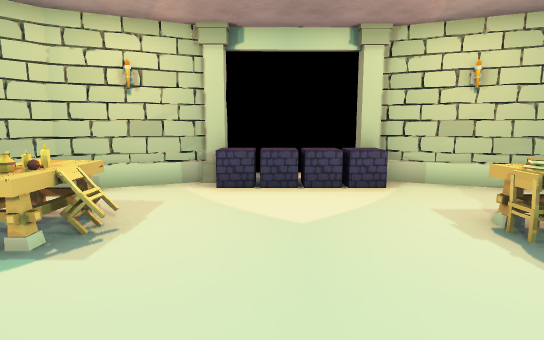
[1] (above)

16 first-person views from a walk through a 3-D level made in the Unity game engine. The camera is 1.5 m above the floor, tilts 8° down and sees 80° across. The floor is counted in squares, 1 m on a side. Each view is taken from the middle of a square. On the plan, view 1 faces up. The plan holds only what a view shows up to about 15 squares ahead; the rest is blank. The place goes on beyond the plan. The player character is not drawn.

[2]
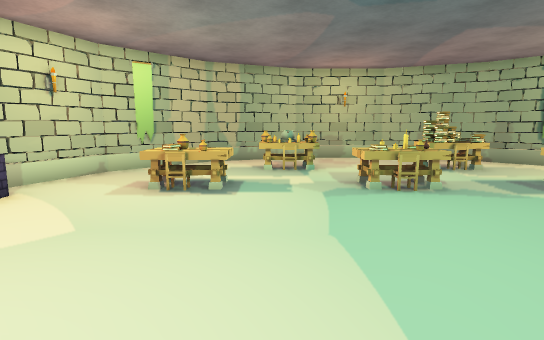

[3]
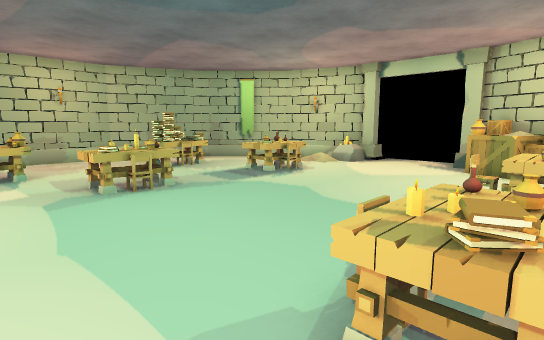

[4]
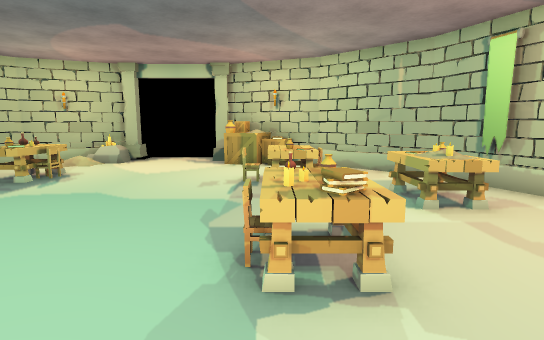

[5]
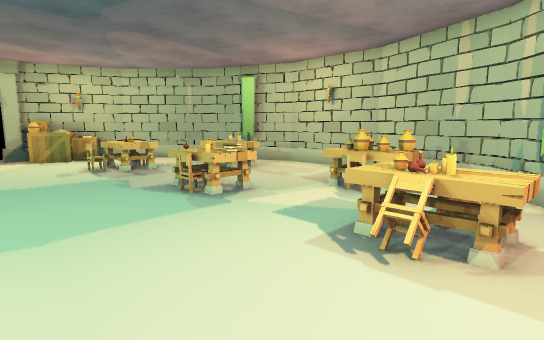

[6]
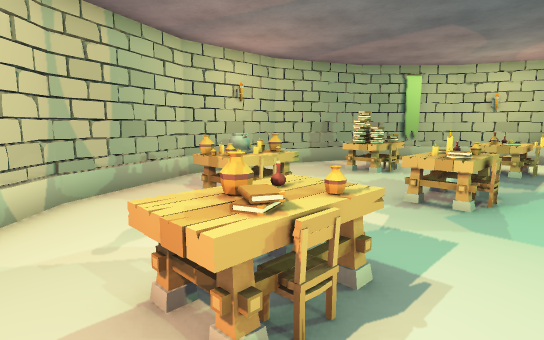

[7]
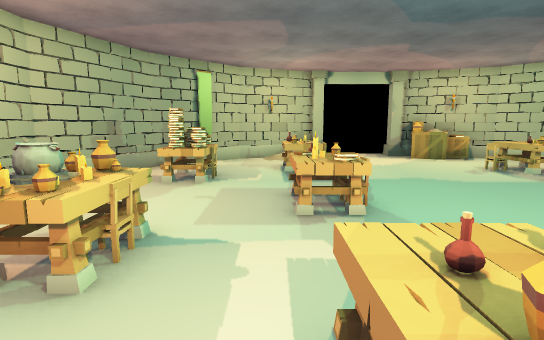

[8]
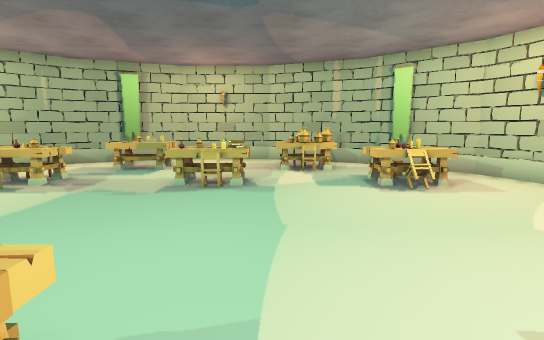

[9]
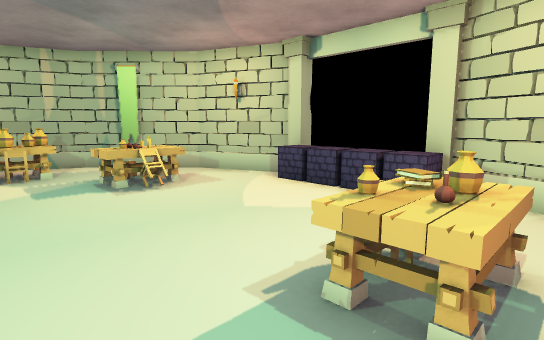

[10]
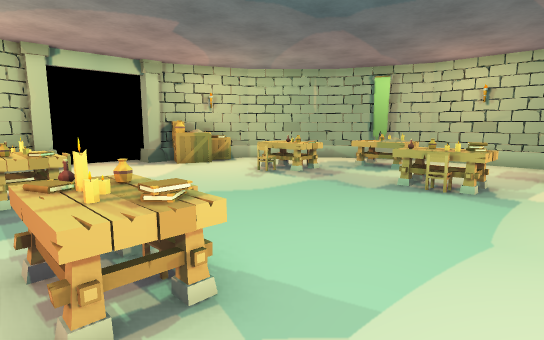

[11]
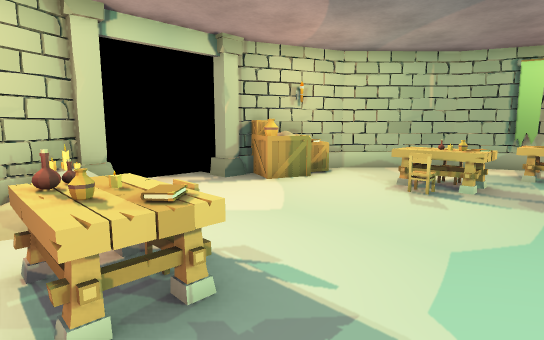

[12]
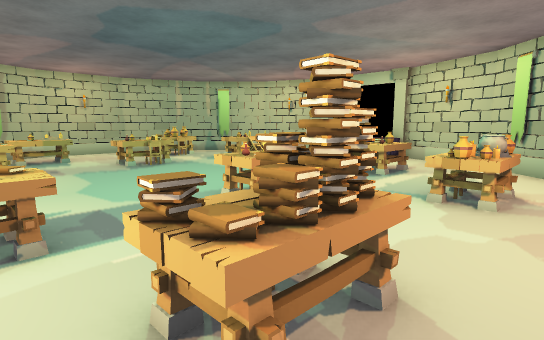

[13]
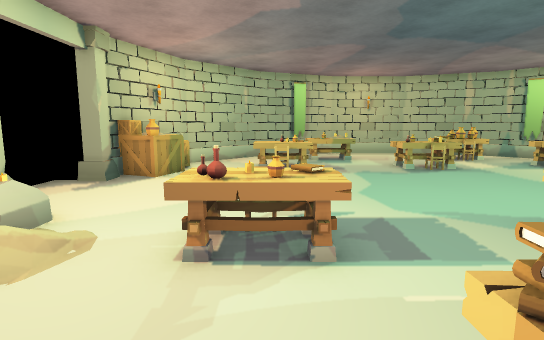

[14]
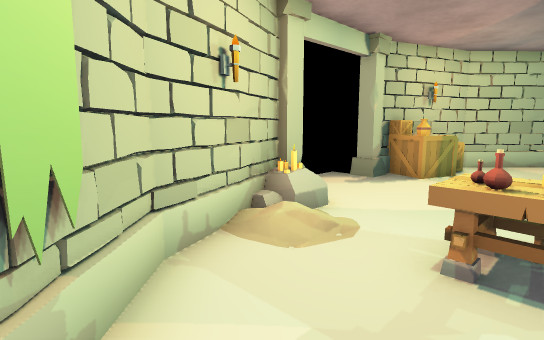

[15]
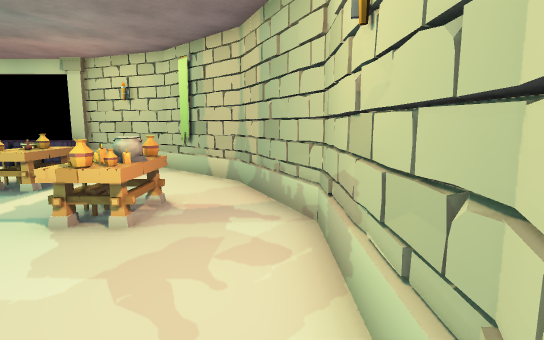

[16]
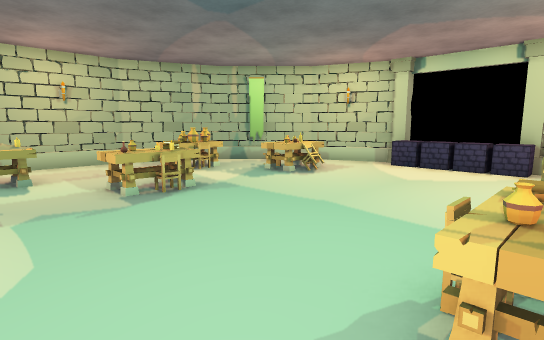

### Floor plan
Points are (right, up) in squares from view 1. A wall is a line through its corners. A room is listed if a view was taken in it or the views show most of it. See-through windows are left out.
Room 1 (views 1, 2, 3, 4, 5, 6, 7, 8, 9, 10, 11, 12, 13, 14, 15, 16)
walls: (7.5, 6.1) (7, 6.6); (-8.3, -4.2) (-8.1, -5); (6.3, -9.3) (9.5, -6.2); (3.3, -10.6) (6.8, -9.2); (6.4, 7.3) (3.4, 8.5); (9.2, 4.6) (6.1, 7.6); (10.8, 0.8) (9, 4.9); (-1.7, 8.6) (-5.2, 7.1); (9.2, -6.7) (11, -2.5); (10.8, -3) (10.8, 1.4); (-4.8, -9.3) (-1.4, -10.7); (-4.8, 7.3) (-7.9, 4.2); (-7.6, -6.5) (-4.5, -9.6); (-7.6, 4.6) (-9.2, 0.6); (-9.1, 0.9) (-9.1, -3.2); (-9.2, -2.8) (-7.4, -6.9); (-0.8, -11.9) (2.2, -11.9); (2.4, 10.1) (-1.1, 10.1)
objects: table (-7, -4) to (-7, -3); table (-7, 1) to (-6, 3); other object (-7, 2); other object (-6, -4); other object (-6, -3); chair (-5, 2); other object (-4, -9); other object (-4, -6); other object (-4, -5); table (-4, -1); books (-4, 0); other object (-4, 4); other object (-4, 5); box (-3, -9); other object (-3, -6); table (-3, -5); bottle (-3, -1); candle (-3, 0); other object (-3, 4); other object (-3, 5); box (-2, -10); box (-2, -10) to (-1, -9); chair (-2, -6); other object (-2, -5); other object (-2, 4); column (-1, -11); other object (-1, 8); column (-1, 9); other object (0, 8); other object (1, 8); rock (2, -10); other object (2, 8); column (3, -11); other object (3, -10); chair (3, -6); bottle (3, -2); chair (3, -1); chair (3, 4); column (3, 9); other object (4, -10); bottle (4, -7); books (4, -6) to (4, -5); books (4, -2); candle (4, -1); books (4, 0); table (4, 3); bottle (4, 4); books (4, 5); candle (5, -6); other object (5, 4); chair (6, -4); other object (6, 1); other object (6, 2); books (7, -5); other object (7, -4); table (7, -3); candle (7, 0); candle (7, 1); pot (7, 2) to (8, 2); books (8, -5); books (8, -4); other object (8, 1); other object (9, 1); candle (9, 2)

Positions as (right, up) in squares from view 1, and headings:
1: (0, 0), facing up
2: (-4, 2), facing right
3: (-4, 2), facing down-right
4: (-3, 3), facing down
5: (1, 6), facing down-left
6: (2, 6), facing down-right
7: (5, 5), facing down
8: (5, 1), facing left
9: (5, 1), facing up-left
10: (5, 2), facing down-left
11: (5, -3), facing down-left
12: (9, -6), facing up-left
13: (8, -6), facing left
14: (8, -6), facing down-left
15: (10, -4), facing up
16: (4, -4), facing up-left
